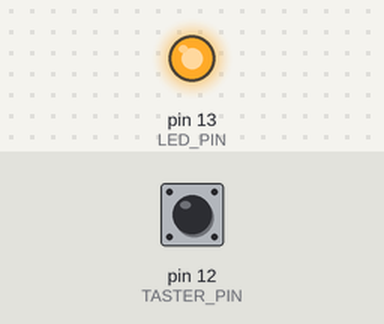
The program below on a simulated Arduino Uno, built with avr-gcc and run on an emulated ATmega328P. Shown: output pins drawn as LEDs (lit = HIGH). Dashed ring = blinking. The test bench sets the inputs (shaded band); at power-on: pin 12 (TASTER_PIN) HIGH.

Above: at 1.2 s.
1.3 s: pin 12 (TASTER_PIN) pulsed LOW 5 times (0.12 s each, 0.3 s apart)
At 1.85 s:
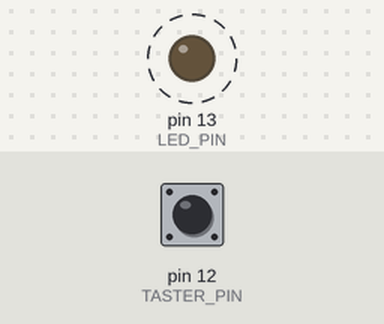
4.3 s: pin 12 (TASTER_PIN) pulled LOW for 0.15 s
At 5.6 s:
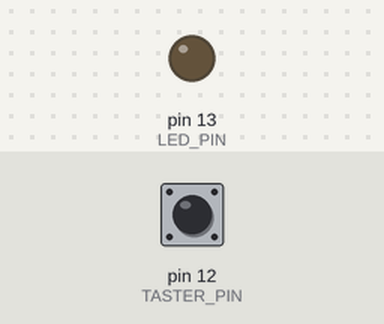
5.9 s: pin 12 (TASTER_PIN) pulled LOW for 1 s
At 6.8 s:
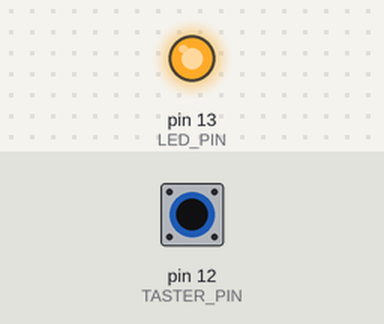
Timing chart, 0 to 8.9 s (numbered marks = the images above; inputs shaded):
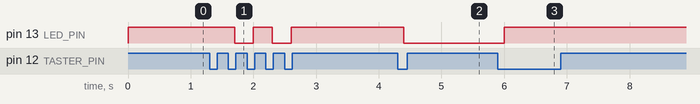

The program:

main.cpp
```cpp
#include <Arduino.h>

int LED_PIN = 13;
int TASTER_PIN = 12;

bool tasterZustand = LOW;
bool tasterZustandAlt = LOW;
bool ledZustand = LOW;

void setup() {
  pinMode(LED_PIN, OUTPUT);           // LED_PIN als Ausgang
  pinMode(TASTER_PIN, INPUT_PULLUP);  // Eingang mit aktiviertem internen Pull-Up Widerstand

  digitalWrite(LED_PIN, HIGH);        // Am Anfang LED anschalten

  Serial.begin(9600);                 // Seriellen Monitor starten
}

void loop() {
  tasterZustand = digitalRead(TASTER_PIN);  // Zustand vom Taster einlesen

  if (tasterZustand != tasterZustandAlt) {  // Zustand hat sich geändert
    if (tasterZustand == LOW) {             // Taster wurde gedrückt
      delay(100);
      if (tasterZustand == LOW) {           // Taster ist nach 100ms immernoch gedrückt
        ledZustand = !ledZustand;           // LED Zustand umschalten
        digitalWrite(LED_PIN, ledZustand);
      }
    }
  }

  tasterZustandAlt = tasterZustand;

}
```

Measured:
- after the input at 1.3 s, pin 13 (LED_PIN): alternates HIGH for 0.30 s and LOW for 0.30 s, 4 changes in all, then stays HIGH, starting after 0.40 s
- after the input at 4.3 s, pin 13 (LED_PIN): HIGH → LOW after 0.10 s
- after the input at 5.9 s, pin 13 (LED_PIN): LOW → HIGH after 0.10 s
